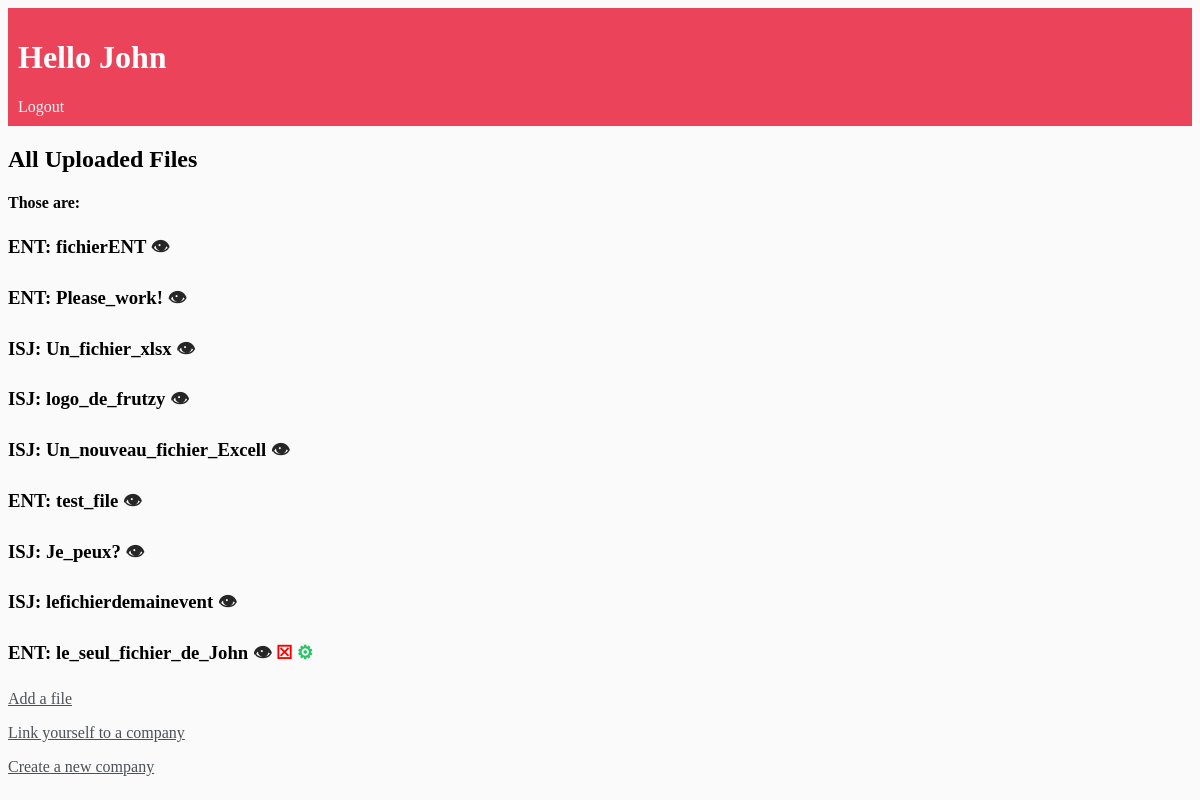
Screenshot of /files/ (signed in) with the database file from the repository.
### basefinale/models.py (models this page shows, shortened)
class Fichier(models.Model):
    user = models.ForeignKey(User, on_delete=models.CASCADE)
    title = models.CharField(unique=True,max_length=200)
    favourite = models.BooleanField()
    upload_date = models.DateField(auto_now_add=True)
    content = models.FileField(upload_to='public', null=True)
    company = models.ForeignKey("Entreprise", on_delete=models.CASCADE)

class Entreprise(models.Model):
    name = models.CharField(max_length=200, unique=True)
    def __str__(self):
        return self.name

### basefinale/views.py (the view)
# urls.py: path('files/', FileList.as_view(), name='files'),
class FileList(LoginRequiredMixin, ListView):
    model = Fichier
    context_object_name = 'files'
    template_name = 'basefinale/fichier_list.html'

### basefinale/templates/basefinale/fichier_list.html
{% extends 'basefinale/main.html' %}
{% block content %}
<div class="header-bar">
   <div>
       <h1>Hello {{request.user|title}}</h1>
   </div>
   {% if request.user.is_authenticated %}
   <a href="{% url 'logout' %}">Logout</a>
   {% else %}
   <a href="{% url 'login' %}">Login</a>
   {% endif %}
</div>
<h2>All Uploaded Files</h2>
   <h4>Those are:</h4>
   {% for file in files %}
      <h3>{{file.company}}: <b>{{file.title}}</b>
         <a class="a_view" href='{% url 'fichier' file.id %}'><b>&#x1F441;</b></a>
         {% if request.user.id == file.user.id %}
            <a class="a_red" href='{% url 'file_delete' file.id %}'><b>&#9746;</b></a>
            <a class="a_green" href='{% url 'file_update' file.id %}'><b>&#9881;</b></a>
         {% endif %}
      </h3>
   {% empty %}
        <h4><i>No file actually</i></h4>
   {% endfor %}
<a href="{% url 'file_add' %}">Add a file</a>
<p><a href="{% url 'new-employe' %}">Link yourself to a company</a></p>
<p><a href="{% url 'company_add' %}">Create a new company</a></p>
{% endblock content %}

### basefinale/templates/basefinale/main.html (style rules this page uses)
body { background-color: #fafafa; font-family: Calibri; //padding-top: 0; }
h1, h2, h3, h4, h5, h6, { font-family: Calibri; }
a, p { color: #4b5156 }
.a_red { color: red; text-decoration: none; }
.a_view { color: #262626; text-decoration: none; }
.a_green { color : #29c467; text-decoration: none; }
.header-bar { //display: flex; justify-content: space-between; color: #fff; padding: 10px; //border-radius: 5px 5px 0 0; //background-color: linear-gradient(90deg, #EEA390 0%, #EB796F 43%, #EB796F 100%); background-color: #eb445a; }
.header-bar a { color: rgb(247, 247, 247); text-decoration: none; }

### rows the page displays
Fichier: company "ENT", title "fichierENT"
Fichier: company "ENT", title "Please_work!"
Fichier: company "ISJ", title "Un_fichier_xlsx"
Fichier: company "ISJ", title "logo_de_frutzy"
Fichier: company "ISJ", title "Un_nouveau_fichier_Excell"
Fichier: company "ENT", title "test_file"
Fichier: company "ISJ", title "Je_peux?"
Fichier: company "ISJ", title "lefichierdemainevent"
Fichier: company "ENT", title "le_seul_fichier_de_John"

### other values shown
{{ request.user|title }} "John"
